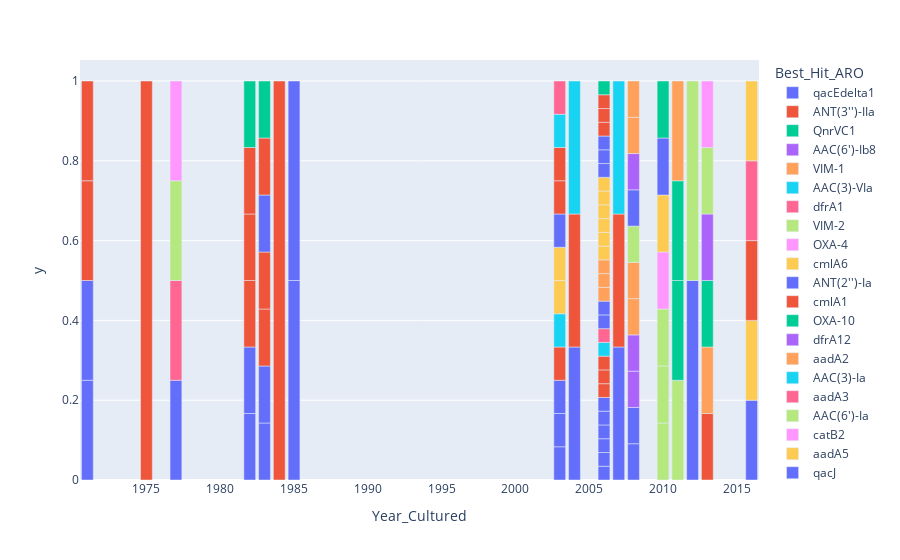

The code cell stored with this chart in its notebook:
### Code cell
px.bar(
    rgiintegron,
    x="Year_Cultured",
    y=rgiintegron["Year_Cultured"].map(
        (1 / rgiintegron["Year_Cultured"].value_counts()).to_dict()
    ),
    hover_data=[
        "Accession_Number",
        "Resistance Mechanism",
        "Best_Hit_ARO",
        "Drug Class",
        "AMR Gene Family",
        "Strain",
    ],
    color="Best_Hit_ARO",
)

### Figure 1 — Plotly figure (JSON) as saved in the notebook; plotly's stock layout.template omitted (floating-point values rounded to 4 significant figures; data arrays with more than 128 entries replaced by an {"elided": "..."} marker saying what was removed)
{"data": [{"alignmentgroup": "True", "customdata": {"elided": "23x6 str values"}, "hovertemplate": "Best_Hit_ARO=%{customdata[2]}<br>Year_Cultured=%{x}<br>y=%{y}<br>Accession_Number=%{customdata[0]}<br>Resistance Mechanism=%{customdata[1]}<br>Drug Class=%{customdata[3]}<br>AMR Gene Family=%{customdata[4]}<br>Strain=%{customdata[5]}<extra></extra>", "legendgroup": "qacEdelta1", "marker": {"color": "#636efa", "pattern": {"shape": ""}}, "name": "qacEdelta1", "offsetgroup": "qacEdelta1", "orientation": "v", "showlegend": true, "textposition": "auto", "type": "bar", "x": [1982, 1982, 2006, 1983, 2008, 2008, 2007, 1977, 2006, 2006, 1971, 2003, 1983, 2006, 2006, 2006, 2003, 2003, 1971, 2004, 2016, 1985, 2012], "xaxis": "x", "y": [0.1667, 0.1667, 0.03448, 0.1429, 0.09091, 0.09091, 0.3333, 0.25, 0.03448, 0.03448, 0.25, 0.08333, 0.1429, 0.03448, 0.03448, 0.03448, 0.08333, 0.08333, 0.25, 0.3333, 0.2, 0.5, 0.5], "yaxis": "y"}, {"alignmentgroup": "True", "customdata": [["NCTC11472", "antibiotic inactivation", "ANT(3'')-IIa", "aminoglycoside antibiotic", "ANT(3'')", "Escherichia coli"], ["NCTC11472", "antibiotic inactivation", "ANT(3'')-IIa", "aminoglycoside antibiotic", "ANT(3'')", "Escherichia coli"], ["NCTC11472", "antibiotic inactivation", "ANT(3'')-IIa", "aminoglycoside antibiotic", "ANT(3'')", "Escherichia coli"], ["NCTC12093", "antibiotic inactivation", "ANT(3'')-IIa", "aminoglycoside antibiotic", "ANT(3'')", "Shewanella putrefaciens"], ["NCTC13462", "antibiotic inactivation", "ANT(3'')-IIa", "aminoglycoside antibiotic", "ANT(3'')", "Escherichia coli"], ["NCTC13462", "antibiotic inactivation", "ANT(3'')-IIa", "aminoglycoside antibiotic", "ANT(3'')", "Escherichia coli"], ["NCTC11593", "antibiotic inactivation", "ANT(3'')-IIa", "aminoglycoside antibiotic", "ANT(3'')", "Enterobacter cloacae"], ["NCTC13485", "antibiotic inactivation", "ANT(3'')-IIa", "aminoglycoside antibiotic", "ANT(3'')", "Acinetobacter baumannii"], ["NCTC13846", "antibiotic inactivation", "ANT(3'')-IIa", "aminoglycoside antibiotic", "ANT(3'')", "Escherichia coli"], ["NCTC10768", "antibiotic inactivation", "ANT(3'')-IIa", "aminoglycoside antibiotic", "ANT(3'')", "Citrobacter koseri"], ["NCTC13424", "antibiotic inactivation", "ANT(3'')-IIa", "aminoglycoside antibiotic", "ANT(3'')", "Acinetobacter baumannii"], ["NCTC11560", "antibiotic inactivation", "ANT(3'')-IIa", "aminoglycoside antibiotic", "ANT(3'')", "Escherichia coli"], ["NCTC10771", "antibiotic inactivation", "ANT(3'')-IIa", "aminoglycoside antibiotic", "ANT(3'')", "Citrobacter koseri"], ["NCTC13420", "antibiotic inactivation", "ANT(3'')-IIa", "aminoglycoside antibiotic", "ANT(3'')", "Acinetobacter baumannii"], ["NCTC13463", "antibiotic inactivation", "ANT(3'')-IIa", "aminoglycoside antibiotic", "ANT(3'')", "Escherichia coli"]], "hovertemplate": "Best_Hit_ARO=%{customdata[2]}<br>Year_Cultured=%{x}<br>y=%{y}<br>Accession_Number=%{customdata[0]}<br>Resistance Mechanism=%{customdata[1]}<br>Drug Class=%{customdata[3]}<br>AMR Gene Family=%{customdata[4]}<br>Strain=%{customdata[5]}<extra></extra>", "legendgroup": "ANT(3'')-IIa", "marker": {"color": "#EF553B", "pattern": {"shape": ""}}, "name": "ANT(3'')-IIa", "offsetgroup": "ANT(3'')-IIa", "orientation": "v", "showlegend": true, "textposition": "auto", "type": "bar", "x": [1982, 1982, 1982, 1975, 2006, 2006, 1983, 2007, 2013, 1971, 2003, 1983, 1971, 2004, 2006], "xaxis": "x", "y": [0.1667, 0.1667, 0.1667, 1, 0.03448, 0.03448, 0.1429, 0.3333, 0.1667, 0.25, 0.08333, 0.1429, 0.25, 0.3333, 0.03448], "yaxis": "y"}, {"alignmentgroup": "True", "customdata": [["NCTC12160", "antibiotic target protection", "QnrVC1", "fluoroquinolone antibiotic", "quinolone resistance protein (qnr)", "Vibrio alginolyticus"]], "hovertemplate": "Best_Hit_ARO=%{customdata[2]}<br>Year_Cultured=%{x}<br>y=%{y}<br>Accession_Number=%{customdata[0]}<br>Resistance Mechanism=%{customdata[1]}<br>Drug Class=%{customdata[3]}<br>AMR Gene Family=%{customdata[4]}<br>Strain=%{customdata[5]}<extra></extra>", "legendgroup": "QnrVC1", "marker": {"color": "#00cc96", "pattern": {"shape": ""}}, "name": "QnrVC1", "offsetgroup": "QnrVC1", "orientation": "v", "showlegend": true, "textposition": "auto", "type": "bar", "x": [1982], "xaxis": "x", "y": [0.1667], "yaxis": "y"}, {"alignmentgroup": "True", "customdata": [["NCTC13439", "antibiotic inactivation", "AAC(6')-Ib8", "aminoglycoside antibiotic", "AAC(6')", "Klebsiella pneumoniae"], ["NCTC13440", "antibiotic inactivation", "AAC(6')-Ib8", "aminoglycoside antibiotic", "AAC(6')", "Klebsiella pneumoniae"]], "hovertemplate": "Best_Hit_ARO=%{customdata[2]}<br>Year_Cultured=%{x}<br>y=%{y}<br>Accession_Number=%{customdata[0]}<br>Resistance Mechanism=%{customdata[1]}<br>Drug Class=%{customdata[3]}<br>AMR Gene Family=%{customdata[4]}<br>Strain=%{customdata[5]}<extra></extra>", "legendgroup": "AAC(6')-Ib8", "marker": {"color": "#ab63fa", "pattern": {"shape": ""}}, "name": "AAC(6')-Ib8", "offsetgroup": "AAC(6')-Ib8", "orientation": "v", "showlegend": true, "textposition": "auto", "type": "bar", "x": [2008, 2008], "xaxis": "x", "y": [0.09091, 0.09091], "yaxis": "y"}, {"alignmentgroup": "True", "customdata": [["NCTC13439", "antibiotic inactivation", "VIM-1", "carbapenem; cephalosporin; cephamycin; penam; penem", "VIM beta-lactamase", "Klebsiella pneumoniae"], ["NCTC13440", "antibiotic inactivation", "VIM-1", "carbapenem; cephalosporin; cephamycin; penam; penem", "VIM beta-lactamase", "Klebsiella pneumoniae"]], "hovertemplate": "Best_Hit_ARO=%{customdata[2]}<br>Year_Cultured=%{x}<br>y=%{y}<br>Accession_Number=%{customdata[0]}<br>Resistance Mechanism=%{customdata[1]}<br>Drug Class=%{customdata[3]}<br>AMR Gene Family=%{customdata[4]}<br>Strain=%{customdata[5]}<extra></extra>", "legendgroup": "VIM-1", "marker": {"color": "#FFA15A", "pattern": {"shape": ""}}, "name": "VIM-1", "offsetgroup": "VIM-1", "orientation": "v", "showlegend": true, "textposition": "auto", "type": "bar", "x": [2008, 2008], "xaxis": "x", "y": [0.09091, 0.09091], "yaxis": "y"}, {"alignmentgroup": "True", "customdata": [["NCTC13462", "antibiotic inactivation", "AAC(3)-VIa", "aminoglycoside antibiotic", "AAC(3)", "Escherichia coli"]], "hovertemplate": "Best_Hit_ARO=%{customdata[2]}<br>Year_Cultured=%{x}<br>y=%{y}<br>Accession_Number=%{customdata[0]}<br>Resistance Mechanism=%{customdata[1]}<br>Drug Class=%{customdata[3]}<br>AMR Gene Family=%{customdata[4]}<br>Strain=%{customdata[5]}<extra></extra>", "legendgroup": "AAC(3)-VIa", "marker": {"color": "#19d3f3", "pattern": {"shape": ""}}, "name": "AAC(3)-VIa", "offsetgroup": "AAC(3)-VIa", "orientation": "v", "showlegend": true, "textposition": "auto", "type": "bar", "x": [2006], "xaxis": "x", "y": [0.03448], "yaxis": "y"}, {"alignmentgroup": "True", "customdata": [["NCTC13462", "antibiotic target replacement", "dfrA1", "diaminopyrimidine antibiotic", "trimethoprim resistant dihydrofolate reductase dfr", "Escherichia coli"]], "hovertemplate": "Best_Hit_ARO=%{customdata[2]}<br>Year_Cultured=%{x}<br>y=%{y}<br>Accession_Number=%{customdata[0]}<br>Resistance Mechanism=%{customdata[1]}<br>Drug Class=%{customdata[3]}<br>AMR Gene Family=%{customdata[4]}<br>Strain=%{customdata[5]}<extra></extra>", "legendgroup": "dfrA1", "marker": {"color": "#FF6692", "pattern": {"shape": ""}}, "name": "dfrA1", "offsetgroup": "dfrA1", "orientation": "v", "showlegend": true, "textposition": "auto", "type": "bar", "x": [2006], "xaxis": "x", "y": [0.03448], "yaxis": "y"}, {"alignmentgroup": "True", "customdata": [["NCTC13717", "antibiotic inactivation", "VIM-2", "carbapenem; cephalosporin; cephamycin; penam; penem", "VIM beta-lactamase", "Pseudomonas aeruginosa"], ["NCTC13717", "antibiotic inactivation", "VIM-2", "carbapenem; cephalosporin; cephamycin; penam; penem", "VIM beta-lactamase", "Pseudomonas aeruginosa"], ["NCTC13437", "antibiotic inactivation", "VIM-2", "carbapenem; cephalosporin; cephamycin; penam; penem", "VIM beta-lactamase", "Pseudomonas aeruginosa"], ["NCTC13719", "antibiotic inactivation", "VIM-2", "carbapenem; cephalosporin; cephamycin; penam; penem", "VIM beta-lactamase", "Pseudomonas aeruginosa"], ["NCTC13715", "antibiotic inactivation", "VIM-2", "carbapenem; cephalosporin; cephamycin; penam; penem", "VIM beta-lactamase", "Pseudomonas aeruginosa"], ["NCTC13716", "antibiotic inactivation", "VIM-2", "carbapenem; cephalosporin; cephamycin; penam; penem", "VIM beta-lactamase", "Pseudomonas aeruginosa"]], "hovertemplate": "Best_Hit_ARO=%{customdata[2]}<br>Year_Cultured=%{x}<br>y=%{y}<br>Accession_Number=%{customdata[0]}<br>Resistance Mechanism=%{customdata[1]}<br>Drug Class=%{customdata[3]}<br>AMR Gene Family=%{customdata[4]}<br>Strain=%{customdata[5]}<extra></extra>", "legendgroup": "VIM-2", "marker": {"color": "#B6E880", "pattern": {"shape": ""}}, "name": "VIM-2", "offsetgroup": "VIM-2", "orientation": "v", "showlegend": true, "textposition": "auto", "type": "bar", "x": [2010, 2010, 2008, 2010, 2011, 2012], "xaxis": "x", "y": [0.1429, 0.1429, 0.09091, 0.1429, 0.25, 0.5], "yaxis": "y"}, {"alignmentgroup": "True", "customdata": [["NCTC13717", "antibiotic inactivation", "OXA-4", "carbapenem; cephalosporin; penam", "OXA beta-lactamase", "Pseudomonas aeruginosa"]], "hovertemplate": "Best_Hit_ARO=%{customdata[2]}<br>Year_Cultured=%{x}<br>y=%{y}<br>Accession_Number=%{customdata[0]}<br>Resistance Mechanism=%{customdata[1]}<br>Drug Class=%{customdata[3]}<br>AMR Gene Family=%{customdata[4]}<br>Strain=%{customdata[5]}<extra></extra>", "legendgroup": "OXA-4", "marker": {"color": "#FF97FF", "pattern": {"shape": ""}}, "name": "OXA-4", "offsetgroup": "OXA-4", "orientation": "v", "showlegend": true, "textposition": "auto", "type": "bar", "x": [2010], "xaxis": "x", "y": [0.1429], "yaxis": "y"}, {"alignmentgroup": "True", "customdata": [["NCTC13717", "antibiotic efflux", "cmlA6", "phenicol antibiotic", "major facilitator superfamily (MFS) antibiotic efflux pump", "Pseudomonas aeruginosa"]], "hovertemplate": "Best_Hit_ARO=%{customdata[2]}<br>Year_Cultured=%{x}<br>y=%{y}<br>Accession_Number=%{customdata[0]}<br>Resistance Mechanism=%{customdata[1]}<br>Drug Class=%{customdata[3]}<br>AMR Gene Family=%{customdata[4]}<br>Strain=%{customdata[5]}<extra></extra>", "legendgroup": "cmlA6", "marker": {"color": "#FECB52", "pattern": {"shape": ""}}, "name": "cmlA6", "offsetgroup": "cmlA6", "orientation": "v", "showlegend": true, "textposition": "auto", "type": "bar", "x": [2010], "xaxis": "x", "y": [0.1429], "yaxis": "y"}, {"alignmentgroup": "True", "customdata": [["NCTC11593", "antibiotic inactivation", "ANT(2'')-Ia", "aminoglycoside antibiotic", "ANT(2'')", "Enterobacter cloacae"], ["NCTC13437", "antibiotic inactivation", "ANT(2'')-Ia", "aminoglycoside antibiotic", "ANT(2'')", "Pseudomonas aeruginosa"], ["NCTC13719", "antibiotic inactivation", "ANT(2'')-Ia", "aminoglycoside antibiotic", "ANT(2'')", "Pseudomonas aeruginosa"], ["NCTC13464", "antibiotic inactivation", "ANT(2'')-Ia", "aminoglycoside antibiotic", "ANT(2'')", "Enterobacter cloacae"], ["NCTC13464", "antibiotic inactivation", "ANT(2'')-Ia", "aminoglycoside antibiotic", "ANT(2'')", "Enterobacter cloacae"]], "hovertemplate": "Best_Hit_ARO=%{customdata[2]}<br>Year_Cultured=%{x}<br>y=%{y}<br>Accession_Number=%{customdata[0]}<br>Resistance Mechanism=%{customdata[1]}<br>Drug Class=%{customdata[3]}<br>AMR Gene Family=%{customdata[4]}<br>Strain=%{customdata[5]}<extra></extra>", "legendgroup": "ANT(2'')-Ia", "marker": {"color": "#636efa", "pattern": {"shape": ""}}, "name": "ANT(2'')-Ia", "offsetgroup": "ANT(2'')-Ia", "orientation": "v", "showlegend": true, "textposition": "auto", "type": "bar", "x": [1983, 2008, 2010, 2006, 2006], "xaxis": "x", "y": [0.1429, 0.09091, 0.1429, 0.03448, 0.03448], "yaxis": "y"}, {"alignmentgroup": "True", "customdata": [["NCTC11593", "antibiotic efflux", "cmlA1", "phenicol antibiotic", "major facilitator superfamily (MFS) antibiotic efflux pump", "Enterobacter cloacae"]], "hovertemplate": "Best_Hit_ARO=%{customdata[2]}<br>Year_Cultured=%{x}<br>y=%{y}<br>Accession_Number=%{customdata[0]}<br>Resistance Mechanism=%{customdata[1]}<br>Drug Class=%{customdata[3]}<br>AMR Gene Family=%{customdata[4]}<br>Strain=%{customdata[5]}<extra></extra>", "legendgroup": "cmlA1", "marker": {"color": "#EF553B", "pattern": {"shape": ""}}, "name": "cmlA1", "offsetgroup": "cmlA1", "orientation": "v", "showlegend": true, "textposition": "auto", "type": "bar", "x": [1983], "xaxis": "x", "y": [0.1429], "yaxis": "y"}, {"alignmentgroup": "True", "customdata": [["NCTC11593", "antibiotic inactivation", "OXA-10", "carbapenem; cephalosporin; penam", "OXA beta-lactamase", "Enterobacter cloacae"], ["NCTC13719", "antibiotic inactivation", "OXA-10", "carbapenem; cephalosporin; penam", "OXA beta-lactamase", "Pseudomonas aeruginosa"], ["NCTC13715", "antibiotic inactivation", "OXA-10", "carbapenem; cephalosporin; penam", "OXA beta-lactamase", "Pseudomonas aeruginosa"], ["NCTC13715", "antibiotic inactivation", "OXA-10", "carbapenem; cephalosporin; penam", "OXA beta-lactamase", "Pseudomonas aeruginosa"]], "hovertemplate": "Best_Hit_ARO=%{customdata[2]}<br>Year_Cultured=%{x}<br>y=%{y}<br>Accession_Number=%{customdata[0]}<br>Resistance Mechanism=%{customdata[1]}<br>Drug Class=%{customdata[3]}<br>AMR Gene Family=%{customdata[4]}<br>Strain=%{customdata[5]}<extra></extra>", "legendgroup": "OXA-10", "marker": {"color": "#00cc96", "pattern": {"shape": ""}}, "name": "OXA-10", "offsetgroup": "OXA-10", "orientation": "v", "showlegend": true, "textposition": "auto", "type": "bar", "x": [1983, 2010, 2011, 2011], "xaxis": "x", "y": [0.1429, 0.1429, 0.25, 0.25], "yaxis": "y"}, {"alignmentgroup": "True", "customdata": [["NCTC13438", "antibiotic target replacement", "dfrA12", "diaminopyrimidine antibiotic", "trimethoprim resistant dihydrofolate reductase dfr", "Klebsiella pneumoniae"]], "hovertemplate": "Best_Hit_ARO=%{customdata[2]}<br>Year_Cultured=%{x}<br>y=%{y}<br>Accession_Number=%{customdata[0]}<br>Resistance Mechanism=%{customdata[1]}<br>Drug Class=%{customdata[3]}<br>AMR Gene Family=%{customdata[4]}<br>Strain=%{customdata[5]}<extra></extra>", "legendgroup": "dfrA12", "marker": {"color": "#ab63fa", "pattern": {"shape": ""}}, "name": "dfrA12", "offsetgroup": "dfrA12", "orientation": "v", "showlegend": true, "textposition": "auto", "type": "bar", "x": [2008], "xaxis": "x", "y": [0.09091], "yaxis": "y"}, {"alignmentgroup": "True", "customdata": [["NCTC13438", "antibiotic inactivation", "aadA2", "aminoglycoside antibiotic", "ANT(3'')", "Klebsiella pneumoniae"], ["NCTC13438", "antibiotic inactivation", "aadA2", "aminoglycoside antibiotic", "ANT(3'')", "Klebsiella pneumoniae"], ["NCTC13846", "antibiotic inactivation", "aadA2", "aminoglycoside antibiotic", "ANT(3'')", "Escherichia coli"], ["NCTC13464", "antibiotic inactivation", "aadA2", "aminoglycoside antibiotic", "ANT(3'')", "Enterobacter cloacae"], ["NCTC13464", "antibiotic inactivation", "aadA2", "aminoglycoside antibiotic", "ANT(3'')", "Enterobacter cloacae"], ["NCTC13464", "antibiotic inactivation", "aadA2", "aminoglycoside antibiotic", "ANT(3'')", "Enterobacter cloacae"]], "hovertemplate": "Best_Hit_ARO=%{customdata[2]}<br>Year_Cultured=%{x}<br>y=%{y}<br>Accession_Number=%{customdata[0]}<br>Resistance Mechanism=%{customdata[1]}<br>Drug Class=%{customdata[3]}<br>AMR Gene Family=%{customdata[4]}<br>Strain=%{customdata[5]}<extra></extra>", "legendgroup": "aadA2", "marker": {"color": "#FFA15A", "pattern": {"shape": ""}}, "name": "aadA2", "offsetgroup": "aadA2", "orientation": "v", "showlegend": true, "textposition": "auto", "type": "bar", "x": [2008, 2008, 2013, 2006, 2006, 2006], "xaxis": "x", "y": [0.09091, 0.09091, 0.1667, 0.03448, 0.03448, 0.03448], "yaxis": "y"}, {"alignmentgroup": "True", "customdata": [["NCTC13485", "antibiotic inactivation", "AAC(3)-Ia", "aminoglycoside antibiotic", "AAC(3)", "Acinetobacter baumannii"], ["NCTC13423", "antibiotic inactivation", "AAC(3)-Ia", "aminoglycoside antibiotic", "AAC(3)", "Acinetobacter baumannii"], ["NCTC13420", "antibiotic inactivation", "AAC(3)-Ia", "aminoglycoside antibiotic", "AAC(3)", "Acinetobacter baumannii"]], "hovertemplate": "Best_Hit_ARO=%{customdata[2]}<br>Year_Cultured=%{x}<br>y=%{y}<br>Accession_Number=%{customdata[0]}<br>Resistance Mechanism=%{customdata[1]}<br>Drug Class=%{customdata[3]}<br>AMR Gene Family=%{customdata[4]}<br>Strain=%{customdata[5]}<extra></extra>", "legendgroup": "AAC(3)-Ia", "marker": {"color": "#19d3f3", "pattern": {"shape": ""}}, "name": "AAC(3)-Ia", "offsetgroup": "AAC(3)-Ia", "orientation": "v", "showlegend": true, "textposition": "auto", "type": "bar", "x": [2007, 2003, 2004], "xaxis": "x", "y": [0.3333, 0.08333, 0.3333], "yaxis": "y"}, {"alignmentgroup": "True", "customdata": [["NCTC11186", "antibiotic inactivation", "aadA3", "aminoglycoside antibiotic", "ANT(3'')", "Escherichia coli"]], "hovertemplate": "Best_Hit_ARO=%{customdata[2]}<br>Year_Cultured=%{x}<br>y=%{y}<br>Accession_Number=%{customdata[0]}<br>Resistance Mechanism=%{customdata[1]}<br>Drug Class=%{customdata[3]}<br>AMR Gene Family=%{customdata[4]}<br>Strain=%{customdata[5]}<extra></extra>", "legendgroup": "aadA3", "marker": {"color": "#FF6692", "pattern": {"shape": ""}}, "name": "aadA3", "offsetgroup": "aadA3", "orientation": "v", "showlegend": true, "textposition": "auto", "type": "bar", "x": [1977], "xaxis": "x", "y": [0.25], "yaxis": "y"}, {"alignmentgroup": "True", "customdata": [["NCTC11186", "antibiotic inactivation", "AAC(6')-Ia", "aminoglycoside antibiotic", "AAC(6')", "Escherichia coli"]], "hovertemplate": "Best_Hit_ARO=%{customdata[2]}<br>Year_Cultured=%{x}<br>y=%{y}<br>Accession_Number=%{customdata[0]}<br>Resistance Mechanism=%{customdata[1]}<br>Drug Class=%{customdata[3]}<br>AMR Gene Family=%{customdata[4]}<br>Strain=%{customdata[5]}<extra></extra>", "legendgroup": "AAC(6')-Ia", "marker": {"color": "#B6E880", "pattern": {"shape": ""}}, "name": "AAC(6')-Ia", "offsetgroup": "AAC(6')-Ia", "orientation": "v", "showlegend": true, "textposition": "auto", "type": "bar", "x": [1977], "xaxis": "x", "y": [0.25], "yaxis": "y"}, {"alignmentgroup": "True", "customdata": [["NCTC11186", "antibiotic inactivation", "catB2", "phenicol antibiotic", "chloramphenicol acetyltransferase (CAT)", "Escherichia coli"]], "hovertemplate": "Best_Hit_ARO=%{customdata[2]}<br>Year_Cultured=%{x}<br>y=%{y}<br>Accession_Number=%{customdata[0]}<br>Resistance Mechanism=%{customdata[1]}<br>Drug Class=%{customdata[3]}<br>AMR Gene Family=%{customdata[4]}<br>Strain=%{customdata[5]}<extra></extra>", "legendgroup": "catB2", "marker": {"color": "#FF97FF", "pattern": {"shape": ""}}, "name": "catB2", "offsetgroup": "catB2", "orientation": "v", "showlegend": true, "textposition": "auto", "type": "bar", "x": [1977], "xaxis": "x", "y": [0.25], "yaxis": "y"}, {"alignmentgroup": "True", "customdata": [["NCTC13461", "antibiotic inactivation", "aadA5", "aminoglycoside antibiotic", "ANT(3'')", "Escherichia coli"], ["NCTC13461", "antibiotic inactivation", "aadA5", "aminoglycoside antibiotic", "ANT(3'')", "Escherichia coli"], ["NCTC13461", "antibiotic inactivation", "aadA5", "aminoglycoside antibiotic", "ANT(3'')", "Escherichia coli"], ["NCTC13461", "antibiotic inactivation", "aadA5", "aminoglycoside antibiotic", "ANT(3'')", "Escherichia coli"], ["NCTC13461", "antibiotic inactivation", "aadA5", "aminoglycoside antibiotic", "ANT(3'')", "Escherichia coli"], ["NCTC13461", "antibiotic inactivation", "aadA5", "aminoglycoside antibiotic", "ANT(3'')", "Escherichia coli"], ["NCTC13441", "antibiotic inactivation", "aadA5", "aminoglycoside antibiotic", "ANT(3'')", "Escherichia coli"], ["NCTC13441", "antibiotic inactivation", "aadA5", "aminoglycoside antibiotic", "ANT(3'')", "Escherichia coli"], ["NCTC13919", "antibiotic inactivation", "aadA5", "aminoglycoside antibiotic", "ANT(3'')", "Escherichia coli"]], "hovertemplate": "Best_Hit_ARO=%{customdata[2]}<br>Year_Cultured=%{x}<br>y=%{y}<br>Accession_Number=%{customdata[0]}<br>Resistance Mechanism=%{customdata[1]}<br>Drug Class=%{customdata[3]}<br>AMR Gene Family=%{customdata[4]}<br>Strain=%{customdata[5]}<extra></extra>", "legendgroup": "aadA5", "marker": {"color": "#FECB52", "pattern": {"shape": ""}}, "name": "aadA5", "offsetgroup": "aadA5", "orientation": "v", "showlegend": true, "textposition": "auto", "type": "bar", "x": [2006, 2006, 2006, 2006, 2006, 2006, 2003, 2003, 2016], "xaxis": "x", "y": [0.03448, 0.03448, 0.03448, 0.03448, 0.03448, 0.03448, 0.08333, 0.08333, 0.2], "yaxis": "y"}, {"alignmentgroup": "True", "customdata": [["NCTC13461", "antibiotic efflux", "qacJ", "disinfecting agents and antiseptics", "small multidrug resistance (SMR) antibiotic efflux pump", "Escherichia coli"], ["NCTC13461", "antibiotic efflux", "qacJ", "disinfecting agents and antiseptics", "small multidrug resistance (SMR) antibiotic efflux pump", "Escherichia coli"], ["NCTC13461", "antibiotic efflux", "qacJ", "disinfecting agents and antiseptics", "small multidrug resistance (SMR) antibiotic efflux pump", "Escherichia coli"], ["NCTC13441", "antibiotic efflux", "qacJ", "disinfecting agents and antiseptics", "small multidrug resistance (SMR) antibiotic efflux pump", "Escherichia coli"]], "hovertemplate": "Best_Hit_ARO=%{customdata[2]}<br>Year_Cultured=%{x}<br>y=%{y}<br>Accession_Number=%{customdata[0]}<br>Resistance Mechanism=%{customdata[1]}<br>Drug Class=%{customdata[3]}<br>AMR Gene Family=%{customdata[4]}<br>Strain=%{customdata[5]}<extra></extra>", "legendgroup": "qacJ", "marker": {"color": "#636efa", "pattern": {"shape": ""}}, "name": "qacJ", "offsetgroup": "qacJ", "orientation": "v", "showlegend": true, "textposition": "auto", "type": "bar", "x": [2006, 2006, 2006, 2003], "xaxis": "x", "y": [0.03448, 0.03448, 0.03448, 0.08333], "yaxis": "y"}, {"alignmentgroup": "True", "customdata": [["NCTC13461", "antibiotic target replacement", "dfrA17", "diaminopyrimidine antibiotic", "trimethoprim resistant dihydrofolate reductase dfr", "Escherichia coli"], ["NCTC13461", "antibiotic target replacement", "dfrA17", "diaminopyrimidine antibiotic", "trimethoprim resistant dihydrofolate reductase dfr", "Escherichia coli"], ["NCTC13461", "antibiotic target replacement", "dfrA17", "diaminopyrimidine antibiotic", "trimethoprim resistant dihydrofolate reductase dfr", "Escherichia coli"], ["NCTC13441", "antibiotic target replacement", "dfrA17", "diaminopyrimidine antibiotic", "trimethoprim resistant dihydrofolate reductase dfr", "Escherichia coli"], ["NCTC13441", "antibiotic target replacement", "dfrA17", "diaminopyrimidine antibiotic", "trimethoprim resistant dihydrofolate reductase dfr", "Escherichia coli"], ["NCTC13919", "antibiotic target replacement", "dfrA17", "diaminopyrimidine antibiotic", "trimethoprim resistant dihydrofolate reductase dfr", "Escherichia coli"]], "hovertemplate": "Best_Hit_ARO=%{customdata[2]}<br>Year_Cultured=%{x}<br>y=%{y}<br>Accession_Number=%{customdata[0]}<br>Resistance Mechanism=%{customdata[1]}<br>Drug Class=%{customdata[3]}<br>AMR Gene Family=%{customdata[4]}<br>Strain=%{customdata[5]}<extra></extra>", "legendgroup": "dfrA17", "marker": {"color": "#EF553B", "pattern": {"shape": ""}}, "name": "dfrA17", "offsetgroup": "dfrA17", "orientation": "v", "showlegend": true, "textposition": "auto", "type": "bar", "x": [2006, 2006, 2006, 2003, 2003, 2016], "xaxis": "x", "y": [0.03448, 0.03448, 0.03448, 0.08333, 0.08333, 0.2], "yaxis": "y"}, {"alignmentgroup": "True", "customdata": [["NCTC13846", "antibiotic inactivation", "lnuF", "lincosamide antibiotic", "lincosamide nucleotidyltransferase (LNU)", "Escherichia coli"]], "hovertemplate": "Best_Hit_ARO=%{customdata[2]}<br>Year_Cultured=%{x}<br>y=%{y}<br>Accession_Number=%{customdata[0]}<br>Resistance Mechanism=%{customdata[1]}<br>Drug Class=%{customdata[3]}<br>AMR Gene Family=%{customdata[4]}<br>Strain=%{customdata[5]}<extra></extra>", "legendgroup": "lnuF", "marker": {"color": "#00cc96", "pattern": {"shape": ""}}, "name": "lnuF", "offsetgroup": "lnuF", "orientation": "v", "showlegend": true, "textposition": "auto", "type": "bar", "x": [2013], "xaxis": "x", "y": [0.1667], "yaxis": "y"}, {"alignmentgroup": "True", "customdata": [["NCTC13846", "antibiotic efflux", "qacL", "disinfecting agents and antiseptics", "small multidrug resistance (SMR) antibiotic efflux pump", "Escherichia coli"]], "hovertemplate": "Best_Hit_ARO=%{customdata[2]}<br>Year_Cultured=%{x}<br>y=%{y}<br>Accession_Number=%{customdata[0]}<br>Resistance Mechanism=%{customdata[1]}<br>Drug Class=%{customdata[3]}<br>AMR Gene Family=%{customdata[4]}<br>Strain=%{customdata[5]}<extra></extra>", "legendgroup": "qacL", "marker": {"color": "#ab63fa", "pattern": {"shape": ""}}, "name": "qacL", "offsetgroup": "qacL", "orientation": "v", "showlegend": true, "textposition": "auto", "type": "bar", "x": [2013], "xaxis": "x", "y": [0.1667], "yaxis": "y"}, {"alignmentgroup": "True", "customdata": [["NCTC13715", "antibiotic efflux", "cmlA5", "phenicol antibiotic", "major facilitator superfamily (MFS) antibiotic efflux pump", "Pseudomonas aeruginosa"]], "hovertemplate": "Best_Hit_ARO=%{customdata[2]}<br>Year_Cultured=%{x}<br>y=%{y}<br>Accession_Number=%{customdata[0]}<br>Resistance Mechanism=%{customdata[1]}<br>Drug Class=%{customdata[3]}<br>AMR Gene Family=%{customdata[4]}<br>Strain=%{customdata[5]}<extra></extra>", "legendgroup": "cmlA5", "marker": {"color": "#FFA15A", "pattern": {"shape": ""}}, "name": "cmlA5", "offsetgroup": "cmlA5", "orientation": "v", "showlegend": true, "textposition": "auto", "type": "bar", "x": [2011], "xaxis": "x", "y": [0.25], "yaxis": "y"}, {"alignmentgroup": "True", "customdata": [["NCTC13424", "antibiotic inactivation", "catB8", "phenicol antibiotic", "chloramphenicol acetyltransferase (CAT)", "Acinetobacter baumannii"]], "hovertemplate": "Best_Hit_ARO=%{customdata[2]}<br>Year_Cultured=%{x}<br>y=%{y}<br>Accession_Number=%{customdata[0]}<br>Resistance Mechanism=%{customdata[1]}<br>Drug Class=%{customdata[3]}<br>AMR Gene Family=%{customdata[4]}<br>Strain=%{customdata[5]}<extra></extra>", "legendgroup": "catB8", "marker": {"color": "#19d3f3", "pattern": {"shape": ""}}, "name": "catB8", "offsetgroup": "catB8", "orientation": "v", "showlegend": true, "textposition": "auto", "type": "bar", "x": [2003], "xaxis": "x", "y": [0.08333], "yaxis": "y"}, {"alignmentgroup": "True", "customdata": [["NCTC13424", "antibiotic inactivation", "AAC(6')-Ib9", "aminoglycoside antibiotic", "AAC(6')", "Acinetobacter baumannii"], ["NCTC13919", "antibiotic inactivation", "AAC(6')-Ib9", "aminoglycoside antibiotic", "AAC(6')", "Escherichia coli"]], "hovertemplate": "Best_Hit_ARO=%{customdata[2]}<br>Year_Cultured=%{x}<br>y=%{y}<br>Accession_Number=%{customdata[0]}<br>Resistance Mechanism=%{customdata[1]}<br>Drug Class=%{customdata[3]}<br>AMR Gene Family=%{customdata[4]}<br>Strain=%{customdata[5]}<extra></extra>", "legendgroup": "AAC(6')-Ib9", "marker": {"color": "#FF6692", "pattern": {"shape": ""}}, "name": "AAC(6')-Ib9", "offsetgroup": "AAC(6')-Ib9", "orientation": "v", "showlegend": true, "textposition": "auto", "type": "bar", "x": [2003, 2016], "xaxis": "x", "y": [0.08333, 0.2], "yaxis": "y"}, {"alignmentgroup": "True", "customdata": [["NCTC13921", "antibiotic inactivation", "OXA-56", "carbapenem; cephalosporin; penam", "OXA beta-lactamase", "Pseudomonas aeruginosa"]], "hovertemplate": "Best_Hit_ARO=%{customdata[2]}<br>Year_Cultured=%{x}<br>y=%{y}<br>Accession_Number=%{customdata[0]}<br>Resistance Mechanism=%{customdata[1]}<br>Drug Class=%{customdata[3]}<br>AMR Gene Family=%{customdata[4]}<br>Strain=%{customdata[5]}<extra></extra>", "legendgroup": "OXA-56", "marker": {"color": "#B6E880", "pattern": {"shape": ""}}, "name": "OXA-56", "offsetgroup": "OXA-56", "orientation": "v", "showlegend": true, "textposition": "auto", "type": "bar", "x": [2013], "xaxis": "x", "y": [0.1667], "yaxis": "y"}, {"alignmentgroup": "True", "customdata": [["NCTC13921", "antibiotic inactivation", "aadA7", "aminoglycoside antibiotic", "ANT(3'')", "Pseudomonas aeruginosa"]], "hovertemplate": "Best_Hit_ARO=%{customdata[2]}<br>Year_Cultured=%{x}<br>y=%{y}<br>Accession_Number=%{customdata[0]}<br>Resistance Mechanism=%{customdata[1]}<br>Drug Class=%{customdata[3]}<br>AMR Gene Family=%{customdata[4]}<br>Strain=%{customdata[5]}<extra></extra>", "legendgroup": "aadA7", "marker": {"color": "#FF97FF", "pattern": {"shape": ""}}, "name": "aadA7", "offsetgroup": "aadA7", "orientation": "v", "showlegend": true, "textposition": "auto", "type": "bar", "x": [2013], "xaxis": "x", "y": [0.1667], "yaxis": "y"}, {"alignmentgroup": "True", "customdata": [["NCTC13919", "antibiotic inactivation", "GES-5", "carbapenem; cephalosporin; penam", "GES beta-lactamase", "Escherichia coli"]], "hovertemplate": "Best_Hit_ARO=%{customdata[2]}<br>Year_Cultured=%{x}<br>y=%{y}<br>Accession_Number=%{customdata[0]}<br>Resistance Mechanism=%{customdata[1]}<br>Drug Class=%{customdata[3]}<br>AMR Gene Family=%{customdata[4]}<br>Strain=%{customdata[5]}<extra></extra>", "legendgroup": "GES-5", "marker": {"color": "#FECB52", "pattern": {"shape": ""}}, "name": "GES-5", "offsetgroup": "GES-5", "orientation": "v", "showlegend": true, "textposition": "auto", "type": "bar", "x": [2016], "xaxis": "x", "y": [0.2], "yaxis": "y"}, {"alignmentgroup": "True", "customdata": [["NCTC13351", "antibiotic inactivation", "AAC(6')-Ib10", "aminoglycoside antibiotic", "AAC(6')", "Escherichia coli"]], "hovertemplate": "Best_Hit_ARO=%{customdata[2]}<br>Year_Cultured=%{x}<br>y=%{y}<br>Accession_Number=%{customdata[0]}<br>Resistance Mechanism=%{customdata[1]}<br>Drug Class=%{customdata[3]}<br>AMR Gene Family=%{customdata[4]}<br>Strain=%{customdata[5]}<extra></extra>", "legendgroup": "AAC(6')-Ib10", "marker": {"color": "#636efa", "pattern": {"shape": ""}}, "name": "AAC(6')-Ib10", "offsetgroup": "AAC(6')-Ib10", "orientation": "v", "showlegend": true, "textposition": "auto", "type": "bar", "x": [1985], "xaxis": "x", "y": [0.5], "yaxis": "y"}, {"alignmentgroup": "True", "customdata": [["NCTC11839", "antibiotic efflux", "qacE", "disinfecting agents and antiseptics", "major facilitator superfamily (MFS) antibiotic efflux pump", "Pseudomonas aeruginosa"]], "hovertemplate": "Best_Hit_ARO=%{customdata[2]}<br>Year_Cultured=%{x}<br>y=%{y}<br>Accession_Number=%{customdata[0]}<br>Resistance Mechanism=%{customdata[1]}<br>Drug Class=%{customdata[3]}<br>AMR Gene Family=%{customdata[4]}<br>Strain=%{customdata[5]}<extra></extra>", "legendgroup": "qacE", "marker": {"color": "#EF553B", "pattern": {"shape": ""}}, "name": "qacE", "offsetgroup": "qacE", "orientation": "v", "showlegend": true, "textposition": "auto", "type": "bar", "x": [1984], "xaxis": "x", "y": [1], "yaxis": "y"}, {"alignmentgroup": "True", "customdata": [["NCTC13463", "antibiotic inactivation", "SAT-2", "nucleoside antibiotic", "streptothricin acetyltransferase (SAT)", "Escherichia coli"]], "hovertemplate": "Best_Hit_ARO=%{customdata[2]}<br>Year_Cultured=%{x}<br>y=%{y}<br>Accession_Number=%{customdata[0]}<br>Resistance Mechanism=%{customdata[1]}<br>Drug Class=%{customdata[3]}<br>AMR Gene Family=%{customdata[4]}<br>Strain=%{customdata[5]}<extra></extra>", "legendgroup": "SAT-2", "marker": {"color": "#00cc96", "pattern": {"shape": ""}}, "name": "SAT-2", "offsetgroup": "SAT-2", "orientation": "v", "showlegend": true, "textposition": "auto", "type": "bar", "x": [2006], "xaxis": "x", "y": [0.03448], "yaxis": "y"}], "layout": {"autosize": true, "barmode": "relative", "legend": {"title": {"text": "Best_Hit_ARO"}, "tracegroupgap": 0}, "margin": {"t": 60}, "xaxis": {"anchor": "y", "autorange": true, "domain": [0, 1], "range": [1970.0, 2016.0], "title": {"text": "Year_Cultured"}, "type": "linear"}, "yaxis": {"anchor": "x", "autorange": true, "domain": [0, 1], "range": [0, 1.053], "title": {"text": "y"}, "type": "linear"}}}
